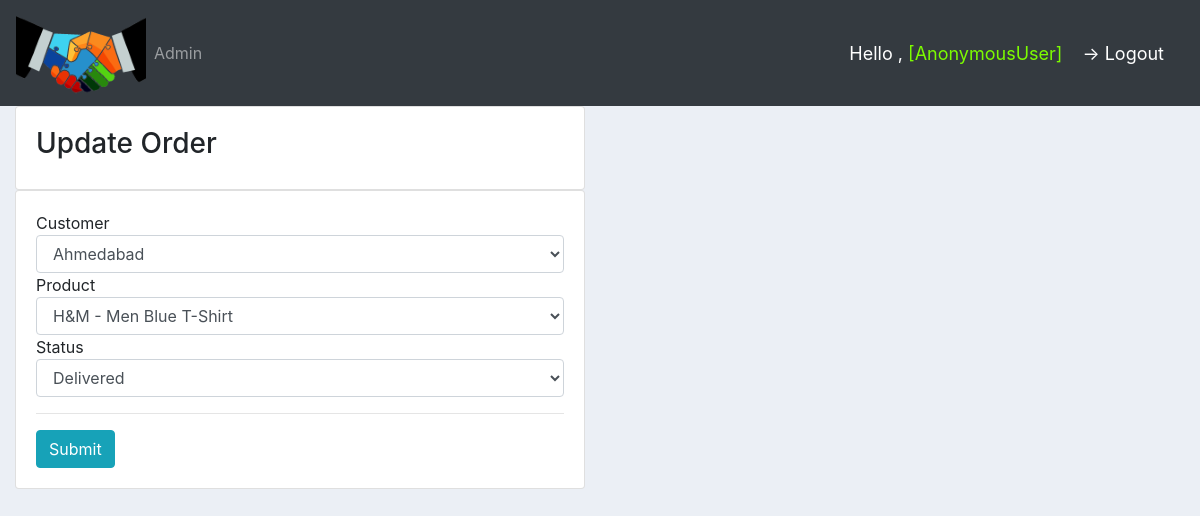
Screenshot of /update_order/43/ with the database file from the repository.
### accounts/models.py (models this page shows, shortened)
class Order(models.Model):
	STATUS = (
			('Pending', 'Pending'),
			('Out for delivery', 'Out for delivery'),
			('Delivered', 'Delivered'),
			)
	customer = models.ForeignKey(Customer, on_delete= models.SET_NULL, null=True)
	product = models.ForeignKey(Product, on_delete= models.SET_NULL, null=True)
	date_created = models.DateTimeField(auto_now_add=True, null=True, blank=True)
	status = models.CharField(max_length=200,default="Pending",choices=STATUS)

### accounts/views.py (the view)
# urls.py: path('update_order/<str:pk>/', views.updateOrder, name="update_order"),
def updateOrder(request, pk):
	action = 'update'
	order = Order.objects.get(id=pk)
	form = OrderForm(instance=order)
	if request.method == 'POST':
		form = OrderForm(request.POST, instance=order)
		if form.is_valid():
			form.save()
			return redirect('/')
	context =  {'action':action, 'form':form}
	return render(request, 'accounts/order_form.html', context)

### accounts/forms.py
class OrderForm(ModelForm):
	class Meta:
		model = Order
		fields = '__all__'

### accounts/models.py (called while the page is built)
	def __str__(self):
		return self.name

	def __str__(self):
		return self.name

### accounts/templates/accounts/order_form.html (shortened to what this page needs)
{% extends 'accounts/main_template.html' %}
{% load static %}
{% block content %}
{% load widget_tweaks %}
<div class="row">
	<div class="col-md-6">
		<div class="card card-body">
			{% if action == 'create' %}
				<h3>Create Order</h3>
			{% elif action == 'update' %}
				<h3>Update Order</h3>
			{% endif %}
		</div>
	</div>
</div>
<div class="row">
	<div class="col-md-6">
		<div class="card card-body">
			<form action="" method="POST">
				{% for field in form %}
					{{field.label}}
					{{field|add_class:'form-control'}}
				{% endfor %}
				<hr>
				<input type="submit" class="btn btn-info">
			</form>
		</div>
	</div>
</div>
{% endblock %}

### static/css/main.css (style rules this page uses)
body { background-color: #ebeff5; }

### rows the page displays
Order: form "Ahmedabad" "H&M - Men Blue T-Shirt" "Delivered"

### other values shown
{{ request.user }} "AnonymousUser"
{{ field.label }} "Customer" "Product" "Status"
